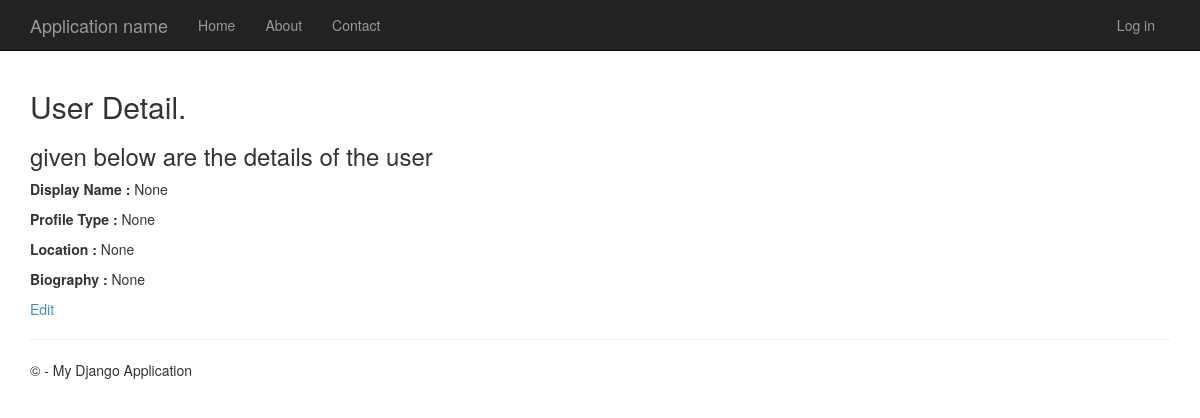
Screenshot of /profile/4 with the database file from the repository.
### app/models.py (models this page shows, shortened)
class Profile(models.Model):
    OPTIONS_PROFILE_TYPE = (
        ('single', 'Single'),
        ('family', 'Family'),
    )
    OPTIONS_LOCATIONS = (
        ('India', 'India'),
        ('Canada', 'Canada'),
    )
    user = models.OneToOneField(User, on_delete=models.CASCADE, help_text='User Name')
    display_name = models.CharField(null=True, max_length = 16, help_text='Optional Display Name' )
    profile_type = models.CharField(null=True, choices=OPTIONS_PROFILE_TYPE, max_length=10)
    location = models.CharField(null=True, max_length = 30, choices=OPTIONS_LOCATIONS, help_text='Optional Location')
    biography = models.CharField(null=True, blank=True, max_length = 500, help_text='Optional Biography')
    """ Future Fields"""
    class Meta:
        ordering = ['profile_type']

### app/views.py (the view)
# urls.py: path('profile/<int:pk>', views.ProfileDetailView.as_view(), name='detail'),
class ProfileDetailView(DetailView):
    model = Profile
    def get_context_data(self, **kwargs):
        context = super(ProfileDetailView, self).get_context_data(**kwargs)
        context['title'] = 'User Detail'
        context['message'] = 'given below are the details of the user'
        return context

### app/templates/app/profile_detail.html
﻿{% extends "app/layout.html" %}
{% block content %}
<h2>{{ title }}.</h2>
<h3>{{ message }}</h3>
    <p><b>Display Name :</b> {{object.display_name}} </p>
    <p><b>Profile Type :</b> {{object.profile_type}}</p>
    <p><b>Location     :</b> {{object.location}} </p>
    <p><b>Biography    :</b> {{object.biography}}</p>
    <p><a href= "{% url 'update'  object.id  %}">Edit </a></p>
{% endblock %}

### app/static/app/content/site.css (style rules this page uses)
body { padding-top: 50px; padding-bottom: 20px; }

### rows the page displays
Profile: display_name "None", profile_type "None", location "None", biography "None"

### other values shown
{{ title }} "User Detail"
{{ message }} "given below are the details of the user"
